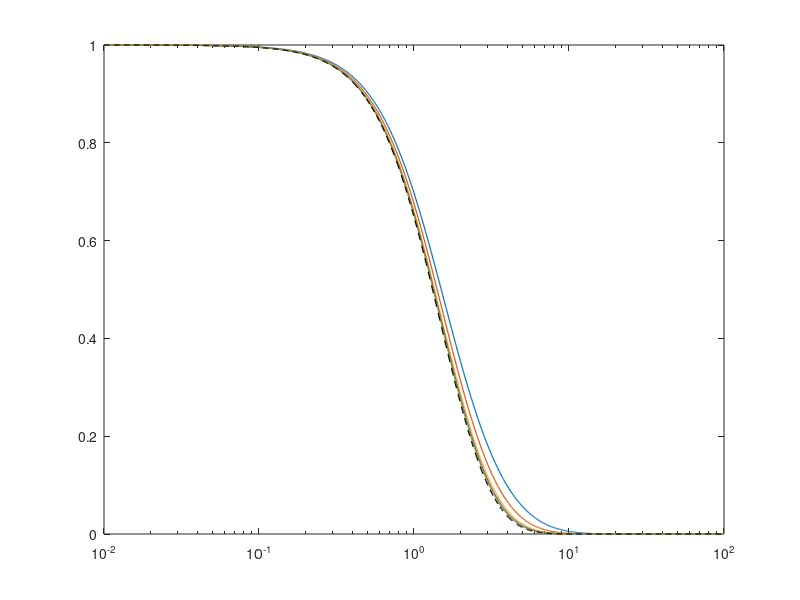

Reproduce this figure in MATLAB. (Note: this script raises an error after producing the figure.)
%% Make Fig 3
%Results for 1D reduced model


%% PLot results
%Load Data
load('Fig3.mat')

Line_width= 0.9;

fig = figure;
set(gcf,'color','w');
ax = axes;
set(gca,'Color',[1 1 1])
%PLot main data
semilogx(k,eta,'LineWidth',Line_width)
hold on
%Add the limit
semilogx(k,eta_LargeM,'k--','LineWidth',Line_width)
ax.YTick = [0, 0.2,0.4,0.6,0.8,1.0];
xlabel('$k$','Interpreter','latex','FontSize',16)
ylabel('$\eta$','Interpreter','latex','FontSize',16,'Rotation',0)
legend(ax,{'$\mathcal{M}=2/3$','$\mathcal{M}=1/2$','$\mathcal{M}=1/3$','$\mathcal{M}=1/4$','$\mathcal{M}=1/5$','$\mathcal{M}\to0$'},'Interpreter','latex','FontSize',14)

ax.YLabel.Rotation=0;

ax.XLabel.FontSize = 14;
ax.YLabel.FontSize = 14;

